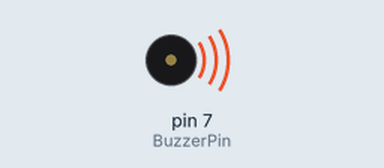
This sketch was run on a simulated Arduino Uno, built with avr-gcc and run on an emulated ATmega328P. Parts: buzzer (waves = sounding).

Above: at 0.15 s.
Timing chart, 0 to 3.0 s (numbered marks = the images above):
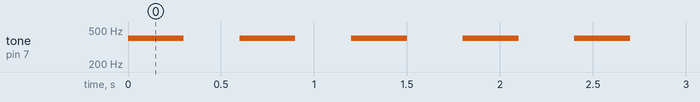

The sketch:

Kod.ino
```cpp
int Frekans = 400; //Frekans belirledik
int BuzzerPin=7; //Buzzer'ın pin nosu
void setup() {

}
void loop() {
  tone(BuzzerPin,Frekans);//Buzzer Çalışır
  delay(300); // 300 ms Bekler
  noTone(BuzzerPin); // Buzzer Kapanır
  delay(300); // 300 ms Bekler
}
```

Measured:
- by itself, tone on pin 7 (BuzzerPin): alternates 400 Hz for 0.30 s and silent for 0.30 s
